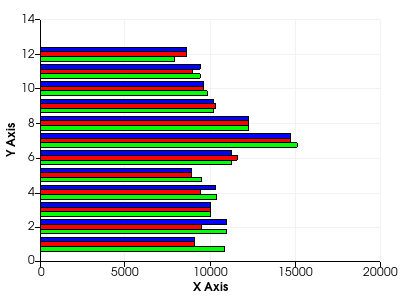

Here is the Python script that generated this plot:
#!/usr/bin/env python
# Demonstrate a horizontal bar graph using vtkPlotBar.

import vtkmodules.vtkInteractionStyle  # noqa: F401
import vtkmodules.vtkRenderingContextOpenGL2  # noqa: F401
import vtkmodules.vtkRenderingOpenGL2  # noqa: F401

from vtkmodules.vtkChartsCore import vtkChartXY, vtkPlotBar
from vtkmodules.vtkCommonCore import vtkIntArray
from vtkmodules.vtkCommonDataModel import vtkTable
from vtkmodules.vtkRenderingContext2D import vtkContextActor
from vtkmodules.vtkRenderingCore import (
    vtkRenderWindow,
    vtkRenderWindowInteractor,
    vtkRenderer,
)

# Monthly circulation data.
data_2008 = [10822, 10941, 9979, 10370, 9460, 11228, 15093, 12231, 10160, 9816, 9384, 7892]
data_2009 = [9058, 9474, 9979, 9408, 8900, 11569, 14688, 12231, 10294, 9585, 8957, 8590]
data_2010 = [9058, 10941, 9979, 10270, 8900, 11228, 14688, 12231, 10160, 9585, 9384, 8590]

# Create a table with some points in it.
table = vtkTable()

arr_month = vtkIntArray()
arr_month.SetName("Month")
table.AddColumn(arr_month)

arr_2008 = vtkIntArray()
arr_2008.SetName("2008")
table.AddColumn(arr_2008)

arr_2009 = vtkIntArray()
arr_2009.SetName("2009")
table.AddColumn(arr_2009)

arr_2010 = vtkIntArray()
arr_2010.SetName("2010")
table.AddColumn(arr_2010)

table.SetNumberOfRows(12)
for i in range(12):
    table.SetValue(i, 0, i + 1)
    table.SetValue(i, 1, data_2008[i])
    table.SetValue(i, 2, data_2009[i])
    table.SetValue(i, 3, data_2010[i])

# Set up a chart.
chart = vtkChartXY()

# Add horizontal bar plots.
plot = chart.AddPlot(vtkChartXY.BAR)
vtkPlotBar.SafeDownCast(plot).SetOrientation(vtkPlotBar.HORIZONTAL)
plot.SetInputData(table, 0, 1)
plot.SetColor(0, 255, 0, 255)

plot = chart.AddPlot(vtkChartXY.BAR)
vtkPlotBar.SafeDownCast(plot).SetOrientation(vtkPlotBar.HORIZONTAL)
plot.SetInputData(table, 0, 2)
plot.SetColor(255, 0, 0, 255)

plot = chart.AddPlot(vtkChartXY.BAR)
vtkPlotBar.SafeDownCast(plot).SetOrientation(vtkPlotBar.HORIZONTAL)
plot.SetInputData(table, 0, 3)
plot.SetColor(0, 0, 255, 255)

# Context actor and scene wiring.
context_actor = vtkContextActor()
context_actor.GetScene().AddItem(chart)

# Renderer
renderer = vtkRenderer()
renderer.SetBackground(1.0, 1.0, 1.0)
context_actor.GetScene().SetRenderer(renderer)
renderer.AddActor(context_actor)

# Window
render_window = vtkRenderWindow()
render_window.SetSize(400, 300)
render_window.SetMultiSamples(0)
render_window.AddRenderer(renderer)
render_window.SetWindowName("bar graph horizontal")

# Interactor
interactor = vtkRenderWindowInteractor()
interactor.SetRenderWindow(render_window)

interactor.Initialize()
interactor.Start()
